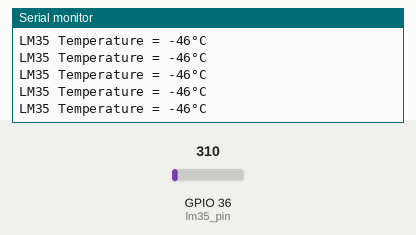
Bench run of a sketch on a simulated ESP32. Parts: the last lines printed to the serial monitor. Inputs (shaded band) come from the test bench; at power-on: GPIO 36 (lm35_pin) = 310.

Above: at 1.2 s.
1.3 s: GPIO 36 (lm35_pin) set to 372
At 1.67 s:
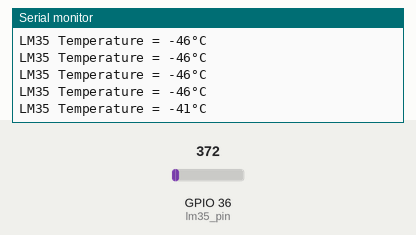
2.8 s: GPIO 36 (lm35_pin) set to 434
At 2.87 s:
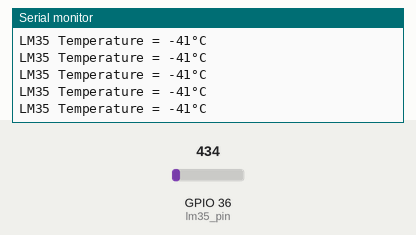
Timing chart, 0 to 5.8 s (numbered marks = the images above; inputs shaded):
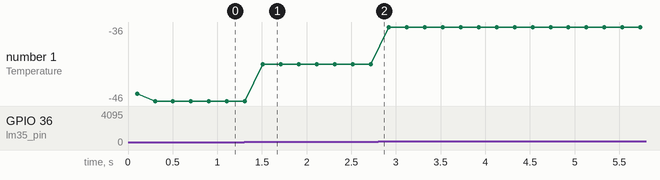

The sketch:

lm35.ino.ino
```cpp
/*
Author:dharmendra Kumar Yadav
*/

#define vRef 3.30
#define ADC_Resolution 4095
#define LM35_Per_Degree_Volt 0.01
#define Zero_Deg_ADC_Value 879.00

const int lm35_pin = A0;                /* Connect LM35 out pin to A0 of ESP32*/
float _temperature, temp_val, ADC_Per_Degree_Val;
int temp_adc_val;

void setup(void){
  Serial.begin(9600);
  ADC_Per_Degree_Val = (ADC_Resolution/vRef)*LM35_Per_Degree_Volt;
}

void loop(void){
  for (int i = 0; i < 10; i++) {
    temp_adc_val += analogRead(lm35_pin);  /* Read ADC value */
    delay(10);
  }
  temp_adc_val = temp_adc_val/10.0;

  temp_adc_val = temp_adc_val - Zero_Deg_ADC_Value;
  temp_adc_val=(temp_adc_val/ADC_Per_Degree_Val);
  Serial.print("LM35 Temperature = ");
  Serial.print(temp_adc_val);           /* Print Temperature on the serial window */
  Serial.print("°C\n");
  delay(100);
}
```

Measured:
- after the input at 1.3 s, the serial monitor: prints a new line after 0.21 s (image 1)
- plotted number 1: -46 → -41 after the input at 1.3 s, -41 → -36 after the input at 2.8 s
